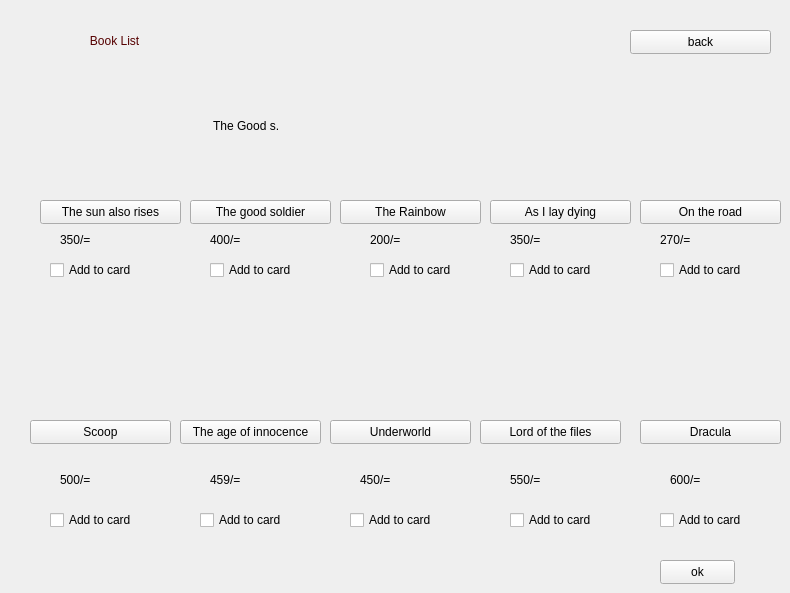
    <widget class="QWidget" name="booklist">
     <property name="styleSheet">
      <string notr="true">background-image: url(:/new/prefix1/image/window4.jpg);</string>
     </property>
     <widget class="QLabel" name="label_12">
      <property name="geometry">
       <rect>
        <x>60</x>
        <y>20</y>
        <width>221</width>
        <height>41</height>
       </rect>
      </property>
      <property name="styleSheet">
       <string notr="true">background-color: qlineargradient(spread:pad, x1:0, y1:0, x2:1, y2:0, stop:0 rgba(245, 224, 176, 255), stop:0.09 rgba(246, 189, 237, 255), stop:0.14 rgba(194, 207, 246, 255), stop:0.19 rgba(184, 160, 168, 255), stop:0.25 rgba(171, 186, 248, 255), stop:0.32 rgba(243, 248, 224, 255), stop:0.385 rgba(249, 162, 183, 255), stop:0.47 rgba(100, 115, 124, 255), stop:0.58 rgba(251, 205, 202, 255), stop:0.65 rgba(170, 128, 185, 255), stop:0.75 rgba(252, 222, 204, 255), stop:0.805 rgba(206, 122, 218, 255), stop:0.86 rgba(254, 223, 175, 255), stop:0.91 rgba(254, 236, 244, 255), stop:1 rgba(255, 191, 221, 255));
font: 700 16pt &quot;Segoe UI&quot;;
color: rgb(85, 0, 0);</string>
      </property>
      <property name="text">
       <string>         Book List</string>
      </property>
     </widget>
     <widget class="QPushButton" name="thesunalsorise">
      <property name="geometry">
       <rect>
        <x>40</x>
        <y>200</y>
        <width>141</width>
        <height>24</height>
       </rect>
      </property>
      <property name="styleSheet">
       <string notr="true">background-color: qlineargradient(spread:pad, x1:0, y1:0, x2:1, y2:0, stop:0 rgba(245, 224, 176, 255), stop:0.09 rgba(246, 189, 237, 255), stop:0.14 rgba(194, 207, 246, 255), stop:0.19 rgba(184, 160, 168, 255), stop:0.25 rgba(171, 186, 248, 255), stop:0.32 rgba(243, 248, 224, 255), stop:0.385 rgba(249, 162, 183, 255), stop:0.47 rgba(100, 115, 124, 255), stop:0.58 rgba(251, 205, 202, 255), stop:0.65 rgba(170, 128, 185, 255), stop:0.75 rgba(252, 222, 204, 255), stop:0.805 rgba(206, 122, 218, 255), stop:0.86 rgba(254, 223, 175, 255), stop:0.91 rgba(254, 236, 244, 255), stop:1 rgba(255, 191, 221, 255));
font: 700 10pt &quot;Segoe UI&quot;;</string>
      </property>
      <property name="text">
       <string>The sun also rises</string>
      </property>
     </widget>
     <widget class="QPushButton" name="dracula">
      <property name="geometry">
       <rect>
        <x>640</x>
        <y>420</y>
        <width>141</width>
        <height>24</height>
       </rect>
      </property>
      <property name="styleSheet">
       <string notr="true">background-color: qlineargradient(spread:pad, x1:0, y1:0, x2:1, y2:0, stop:0 rgba(245, 224, 176, 255), stop:0.09 rgba(246, 189, 237, 255), stop:0.14 rgba(194, 207, 246, 255), stop:0.19 rgba(184, 160, 168, 255), stop:0.25 rgba(171, 186, 248, 255), stop:0.32 rgba(243, 248, 224, 255), stop:0.385 rgba(249, 162, 183, 255), stop:0.47 rgba(100, 115, 124, 255), stop:0.58 rgba(251, 205, 202, 255), stop:0.65 rgba(170, 128, 185, 255), stop:0.75 rgba(252, 222, 204, 255), stop:0.805 rgba(206, 122, 218, 255), stop:0.86 rgba(254, 223, 175, 255), stop:0.91 rgba(254, 236, 244, 255), stop:1 rgba(255, 191, 221, 255));
font: 700 10pt &quot;Segoe UI&quot;;</string>
      </property>
      <property name="text">
       <string>Dracula</string>
      </property>
     </widget>
     <widget class="QPushButton" name="the_rainbow">
      <property name="geometry">
       <rect>
        <x>340</x>
        <y>200</y>
        <width>141</width>
        <height>24</height>
       </rect>
      </property>
      <property name="styleSheet">
       <string notr="true">background-color: qlineargradient(spread:pad, x1:0, y1:0, x2:1, y2:0, stop:0 rgba(245, 224, 176, 255), stop:0.09 rgba(246, 189, 237, 255), stop:0.14 rgba(194, 207, 246, 255), stop:0.19 rgba(184, 160, 168, 255), stop:0.25 rgba(171, 186, 248, 255), stop:0.32 rgba(243, 248, 224, 255), stop:0.385 rgba(249, 162, 183, 255), stop:0.47 rgba(100, 115, 124, 255), stop:0.58 rgba(251, 205, 202, 255), stop:0.65 rgba(170, 128, 185, 255), stop:0.75 rgba(252, 222, 204, 255), stop:0.805 rgba(206, 122, 218, 255), stop:0.86 rgba(254, 223, 175, 255), stop:0.91 rgba(254, 236, 244, 255), stop:1 rgba(255, 191, 221, 255));
font: 700 10pt &quot;Segoe UI&quot;;</string>
      </property>
      <property name="text">
       <string>The Rainbow</string>
      </property>
     </widget>
     <widget class="QPushButton" name="thegoodsoldier">
      <property name="geometry">
       <rect>
        <x>190</x>
        <y>200</y>
        <width>141</width>
        <height>24</height>
       </rect>
      </property>
      <property name="styleSheet">
       <string notr="true">background-color: qlineargradient(spread:pad, x1:0, y1:0, x2:1, y2:0, stop:0 rgba(245, 224, 176, 255), stop:0.09 rgba(246, 189, 237, 255), stop:0.14 rgba(194, 207, 246, 255), stop:0.19 rgba(184, 160, 168, 255), stop:0.25 rgba(171, 186, 248, 255), stop:0.32 rgba(243, 248, 224, 255), stop:0.385 rgba(249, 162, 183, 255), stop:0.47 rgba(100, 115, 124, 255), stop:0.58 rgba(251, 205, 202, 255), stop:0.65 rgba(170, 128, 185, 255), stop:0.75 rgba(252, 222, 204, 255), stop:0.805 rgba(206, 122, 218, 255), stop:0.86 rgba(254, 223, 175, 255), stop:0.91 rgba(254, 236, 244, 255), stop:1 rgba(255, 191, 221, 255));
font: 700 10pt &quot;Segoe UI&quot;;</string>
      </property>
      <property name="text">
       <string>The good soldier</string>
      </property>
     </widget>
     <widget class="QPushButton" name="the_age_of_innocence">
      <property name="geometry">
       <rect>
        <x>180</x>
        <y>420</y>
        <width>141</width>
        <height>24</height>
       </rect>
      </property>
      <property name="styleSheet">
       <string notr="true">background-color: qlineargradient(spread:pad, x1:0, y1:0, x2:1, y2:0, stop:0 rgba(245, 224, 176, 255), stop:0.09 rgba(246, 189, 237, 255), stop:0.14 rgba(194, 207, 246, 255), stop:0.19 rgba(184, 160, 168, 255), stop:0.25 rgba(171, 186, 248, 255), stop:0.32 rgba(243, 248, 224, 255), stop:0.385 rgba(249, 162, 183, 255), stop:0.47 rgba(100, 115, 124, 255), stop:0.58 rgba(251, 205, 202, 255), stop:0.65 rgba(170, 128, 185, 255), stop:0.75 rgba(252, 222, 204, 255), stop:0.805 rgba(206, 122, 218, 255), stop:0.86 rgba(254, 223, 175, 255), stop:0.91 rgba(254, 236, 244, 255), stop:1 rgba(255, 191, 221, 255));
font: 700 10pt &quot;Segoe UI&quot;;</string>
      </property>
      <property name="text">
       <string>The age of innocence</string>
      </property>
     </widget>
     <widget class="QPushButton" name="on_the_road">
      <property name="geometry">
       <rect>
        <x>640</x>
        <y>200</y>
        <width>141</width>
        <height>24</height>
       </rect>
      </property>
      <property name="styleSheet">
       <string notr="true">background-color: qlineargradient(spread:pad, x1:0, y1:0, x2:1, y2:0, stop:0 rgba(245, 224, 176, 255), stop:0.09 rgba(246, 189, 237, 255), stop:0.14 rgba(194, 207, 246, 255), stop:0.19 rgba(184, 160, 168, 255), stop:0.25 rgba(171, 186, 248, 255), stop:0.32 rgba(243, 248, 224, 255), stop:0.385 rgba(249, 162, 183, 255), stop:0.47 rgba(100, 115, 124, 255), stop:0.58 rgba(251, 205, 202, 255), stop:0.65 rgba(170, 128, 185, 255), stop:0.75 rgba(252, 222, 204, 255), stop:0.805 rgba(206, 122, 218, 255), stop:0.86 rgba(254, 223, 175, 255), stop:0.91 rgba(254, 236, 244, 255), stop:1 rgba(255, 191, 221, 255));
font: 700 10pt &quot;Segoe UI&quot;;</string>
      </property>
      <property name="text">
       <string>On the road</string>
      </property>
     </widget>
     <widget class="QPushButton" name="scoop">
      <property name="geometry">
       <rect>
        <x>30</x>
        <y>420</y>
        <width>141</width>
        <height>24</height>
       </rect>
      </property>
      <property name="styleSheet">
       <string notr="true">background-color: qlineargradient(spread:pad, x1:0, y1:0, x2:1, y2:0, stop:0 rgba(245, 224, 176, 255), stop:0.09 rgba(246, 189, 237, 255), stop:0.14 rgba(194, 207, 246, 255), stop:0.19 rgba(184, 160, 168, 255), stop:0.25 rgba(171, 186, 248, 255), stop:0.32 rgba(243, 248, 224, 255), stop:0.385 rgba(249, 162, 183, 255), stop:0.47 rgba(100, 115, 124, 255), stop:0.58 rgba(251, 205, 202, 255), stop:0.65 rgba(170, 128, 185, 255), stop:0.75 rgba(252, 222, 204, 255), stop:0.805 rgba(206, 122, 218, 255), stop:0.86 rgba(254, 223, 175, 255), stop:0.91 rgba(254, 236, 244, 255), stop:1 rgba(255, 191, 221, 255));
font: 700 10pt &quot;Segoe UI&quot;;</string>
      </property>
      <property name="text">
       <string>Scoop</string>
      </property>
     </widget>
     <widget class="QPushButton" name="underworld">
      <property name="geometry">
       <rect>
        <x>330</x>
        <y>420</y>
        <width>141</width>
        <height>24</height>
       </rect>
      </property>
      <property name="styleSheet">
       <string notr="true">background-color: qlineargradient(spread:pad, x1:0, y1:0, x2:1, y2:0, stop:0 rgba(245, 224, 176, 255), stop:0.09 rgba(246, 189, 237, 255), stop:0.14 rgba(194, 207, 246, 255), stop:0.19 rgba(184, 160, 168, 255), stop:0.25 rgba(171, 186, 248, 255), stop:0.32 rgba(243, 248, 224, 255), stop:0.385 rgba(249, 162, 183, 255), stop:0.47 rgba(100, 115, 124, 255), stop:0.58 rgba(251, 205, 202, 255), stop:0.65 rgba(170, 128, 185, 255), stop:0.75 rgba(252, 222, 204, 255), stop:0.805 rgba(206, 122, 218, 255), stop:0.86 rgba(254, 223, 175, 255), stop:0.91 rgba(254, 236, 244, 255), stop:1 rgba(255, 191, 221, 255));
font: 700 10pt &quot;Segoe UI&quot;;</string>
      </property>
      <property name="text">
       <string>Underworld</string>
      </property>
     </widget>
     <widget class="QPushButton" name="lordofthefiles">
      <property name="geometry">
       <rect>
        <x>480</x>
        <y>420</y>
        <width>141</width>
        <height>24</height>
       </rect>
      </property>
      <property name="styleSheet">
       <string notr="true">background-color: qlineargradient(spread:pad, x1:0, y1:0, x2:1, y2:0, stop:0 rgba(245, 224, 176, 255), stop:0.09 rgba(246, 189, 237, 255), stop:0.14 rgba(194, 207, 246, 255), stop:0.19 rgba(184, 160, 168, 255), stop:0.25 rgba(171, 186, 248, 255), stop:0.32 rgba(243, 248, 224, 255), stop:0.385 rgba(249, 162, 183, 255), stop:0.47 rgba(100, 115, 124, 255), stop:0.58 rgba(251, 205, 202, 255), stop:0.65 rgba(170, 128, 185, 255), stop:0.75 rgba(252, 222, 204, 255), stop:0.805 rgba(206, 122, 218, 255), stop:0.86 rgba(254, 223, 175, 255), stop:0.91 rgba(254, 236, 244, 255), stop:1 rgba(255, 191, 221, 255));
font: 700 10pt &quot;Segoe UI&quot;;</string>
      </property>
      <property name="text">
       <string>Lord of the files</string>
      </property>
     </widget>
     <widget class="QPushButton" name="as_i_lay_dying">
      <property name="geometry">
       <rect>
        <x>490</x>
        <y>200</y>
        <width>141</width>
        <height>24</height>
       </rect>
      </property>
      <property name="styleSheet">
       <string notr="true">background-color: qlineargradient(spread:pad, x1:0, y1:0, x2:1, y2:0, stop:0 rgba(245, 224, 176, 255), stop:0.09 rgba(246, 189, 237, 255), stop:0.14 rgba(194, 207, 246, 255), stop:0.19 rgba(184, 160, 168, 255), stop:0.25 rgba(171, 186, 248, 255), stop:0.32 rgba(243, 248, 224, 255), stop:0.385 rgba(249, 162, 183, 255), stop:0.47 rgba(100, 115, 124, 255), stop:0.58 rgba(251, 205, 202, 255), stop:0.65 rgba(170, 128, 185, 255), stop:0.75 rgba(252, 222, 204, 255), stop:0.805 rgba(206, 122, 218, 255), stop:0.86 rgba(254, 223, 175, 255), stop:0.91 rgba(254, 236, 244, 255), stop:1 rgba(255, 191, 221, 255));
font: 700 10pt &quot;Segoe UI&quot;;</string>
      </property>
      <property name="text">
       <string>As I lay dying</string>
      </property>
     </widget>
     <widget class="QPushButton" name="booklistback">
      <property name="geometry">
       <rect>
        <x>630</x>
        <y>30</y>
        <width>141</width>
        <height>24</height>
       </rect>
      </property>
      <property name="styleSheet">
       <string notr="true">background-color: qlineargradient(spread:pad, x1:0, y1:0, x2:1, y2:0, stop:0 rgba(245, 224, 176, 255), stop:0.09 rgba(246, 189, 237, 255), stop:0.14 rgba(194, 207, 246, 255), stop:0.19 rgba(184, 160, 168, 255), stop:0.25 rgba(171, 186, 248, 255), stop:0.32 rgba(243, 248, 224, 255), stop:0.385 rgba(249, 162, 183, 255), stop:0.47 rgba(100, 115, 124, 255), stop:0.58 rgba(251, 205, 202, 255), stop:0.65 rgba(170, 128, 185, 255), stop:0.75 rgba(252, 222, 204, 255), stop:0.805 rgba(206, 122, 218, 255), stop:0.86 rgba(254, 223, 175, 255), stop:0.91 rgba(254, 236, 244, 255), stop:1 rgba(255, 191, 221, 255));
font: 700 10pt &quot;Segoe UI&quot;;</string>
      </property>
      <property name="text">
       <string>back</string>
      </property>
     </widget>
     <widget class="QLabel" name="label_27">
      <property name="geometry">
       <rect>
        <x>70</x>
        <y>70</y>
        <width>91</width>
        <height>121</height>
       </rect>
      </property>
      <property name="styleSheet">
       <string notr="true">image: url(:/new/prefix1/book/the-sun-also-rises.jpg);</string>
      </property>
      <property name="text">
       <string/>
      </property>
     </widget>
     <widget class="QLabel" name="label_33">
      <property name="geometry">
       <rect>
        <x>210</x>
        <y>70</y>
        <width>81</width>
        <height>111</height>
       </rect>
      </property>
      <property name="styleSheet">
       <string notr="true">background-color: qconicalgradient(cx:0.5, cy:0.5, angle:0, stop:0 rgba(35, 40, 3, 255), stop:0.16 rgba(136, 106, 22, 255), stop:0.225 rgba(166, 140, 41, 255), stop:0.285 rgba(204, 181, 74, 255), stop:0.345 rgba(235, 219, 102, 255), stop:0.415 rgba(245, 236, 112, 255), stop:0.52 rgba(209, 190, 76, 255), stop:0.57 rgba(187, 156, 51, 255), stop:0.635 rgba(168, 142, 42, 255), stop:0.695 rgba(202, 174, 68, 255), stop:0.75 rgba(218, 202, 86, 255), stop:0.815 rgba(208, 187, 73, 255), stop:0.88 rgba(187, 156, 51, 255), stop:0.935 rgba(137, 108, 26, 255), stop:1 rgba(35, 40, 3, 255));
font: 700 11pt &quot;Segoe Script&quot;;</string>
      </property>
      <property name="text">
       <string> The Good s.</string>
      </property>
     </widget>
     <widget class="QLabel" name="label_34">
      <property name="geometry">
       <rect>
        <x>360</x>
        <y>70</y>
        <width>81</width>
        <height>121</height>
       </rect>
      </property>
      <property name="styleSheet">
       <string notr="true">image: url(:/new/prefix1/book/rainbow.jpeg);</string>
      </property>
      <property name="text">
       <string/>
      </property>
     </widget>
     <widget class="QLabel" name="label_35">
      <property name="geometry">
       <rect>
        <x>510</x>
        <y>70</y>
        <width>81</width>
        <height>121</height>
       </rect>
      </property>
      <property name="styleSheet">
       <string notr="true">image: url(:/new/prefix1/book/As_I_Lay_Dying.jpg);</string>
      </property>
      <property name="text">
       <string/>
      </property>
     </widget>
     <widget class="QLabel" name="label_36">
      <property name="geometry">
       <rect>
        <x>648</x>
        <y>75</y>
        <width>81</width>
        <height>121</height>
       </rect>
      </property>
      <property name="styleSheet">
       <string notr="true">image: url(:/new/prefix1/book/ontheroad.jpg);</string>
      </property>
      <property name="text">
       <string/>
      </property>
     </widget>
     <widget class="QLabel" name="label_37">
      <property name="geometry">
       <rect>
        <x>60</x>
        <y>290</y>
        <width>81</width>
        <height>121</height>
       </rect>
      </property>
      <property name="styleSheet">
       <string notr="true">image: url(:/new/prefix1/book/scoop.jpeg);</string>
      </property>
      <property name="text">
       <string/>
      </property>
     </widget>
     <widget class="QLabel" name="label_38">
      <property name="geometry">
       <rect>
        <x>360</x>
        <y>290</y>
        <width>81</width>
        <height>121</height>
       </rect>
      </property>
      <property name="styleSheet">
       <string notr="true">image: url(:/new/prefix1/book/Underworld.jpeg);</string>
      </property>
      <property name="text">
       <string/>
      </property>
     </widget>
     <widget class="QLabel" name="label_39">
      <property name="geometry">
       <rect>
        <x>210</x>
        <y>290</y>
        <width>81</width>
        <height>121</height>
       </rect>
      </property>
      <property name="styleSheet">
       <string notr="true">image: url(:/new/prefix1/book/Age_of_Innocence.jpg);</string>
      </property>
      <property name="text">
       <string/>
      </property>
     </widget>
     <widget class="QLabel" name="label_40">
      <property name="geometry">
       <rect>
        <x>500</x>
        <y>280</y>
        <width>91</width>
        <height>131</height>
       </rect>
      </property>
      <property name="styleSheet">
       <string notr="true">image: url(:/new/prefix1/book/lordofthefile.jpeg);</string>
      </property>
      <property name="text">
       <string/>
      </property>
     </widget>
     <widget class="QLabel" name="label_41">
      <property name="geometry">
       <rect>
        <x>650</x>
        <y>280</y>
        <width>101</width>
        <height>131</height>
       </rect>
      </property>
      <property name="styleSheet">
       <string notr="true">image: url(:/new/prefix1/book/dracula.jpg);</string>
      </property>
      <property name="text">
       <string/>
      </property>
     </widget>
     <widget class="QCheckBox" name="add_sun_also_riser">
      <property name="geometry">
       <rect>
        <x>50</x>
        <y>260</y>
        <width>91</width>
        <height>20</height>
       </rect>
      </property>
      <property name="text">
       <string>Add to card</string>
      </property>
     </widget>
     <widget class="QCheckBox" name="add_the_good_soldier">
      <property name="geometry">
       <rect>
        <x>210</x>
        <y>260</y>
        <width>91</width>
        <height>20</height>
       </rect>
      </property>
      <property name="text">
       <string>Add to card</string>
      </property>
     </widget>
     <widget class="QCheckBox" name="add_the_rainbow">
      <property name="geometry">
       <rect>
        <x>370</x>
        <y>260</y>
        <width>91</width>
        <height>20</height>
       </rect>
      </property>
      <property name="text">
       <string>Add to card</string>
      </property>
     </widget>
     <widget class="QCheckBox" name="add_as_i_lay_dying">
      <property name="geometry">
       <rect>
        <x>510</x>
        <y>260</y>
        <width>91</width>
        <height>20</height>
       </rect>
      </property>
      <property name="text">
       <string>Add to card</string>
      </property>
     </widget>
     <widget class="QCheckBox" name="add_on_the_road">
      <property name="geometry">
       <rect>
        <x>660</x>
        <y>260</y>
        <width>91</width>
        <height>20</height>
       </rect>
      </property>
      <property name="text">
       <string>Add to card</string>
      </property>
     </widget>
     <widget class="QCheckBox" name="add_scoop">
      <property name="geometry">
       <rect>
        <x>50</x>
        <y>510</y>
        <width>91</width>
        <height>20</height>
       </rect>
      </property>
      <property name="text">
       <string>Add to card</string>
      </property>
     </widget>
     <widget class="QCheckBox" name="add_the_age_of_innocenc">
      <property name="geometry">
       <rect>
        <x>200</x>
        <y>510</y>
        <width>91</width>
        <height>20</height>
       </rect>
      </property>
      <property name="text">
       <string>Add to card</string>
      </property>
     </widget>
     <widget class="QCheckBox" name="add_underworld">
      <property name="geometry">
       <rect>
        <x>350</x>
        <y>510</y>
        <width>91</width>
        <height>20</height>
       </rect>
      </property>
      <property name="text">
       <string>Add to card</string>
      </property>
     </widget>
     <widget class="QCheckBox" name="add_lord_of_the_files">
      <property name="geometry">
       <rect>
        <x>510</x>
        <y>510</y>
        <width>91</width>
        <height>20</height>
       </rect>
      </property>
      <property name="text">
       <string>Add to card</string>
      </property>
     </widget>
     <widget class="QCheckBox" name="add_dracula">
      <property name="geometry">
       <rect>
        <x>660</x>
        <y>510</y>
        <width>91</width>
        <height>20</height>
       </rect>
      </property>
      <property name="text">
       <string>Add to card</string>
      </property>
     </widget>
     <widget class="QPushButton" name="addtocardbookprice">
      <property name="geometry">
       <rect>
        <x>660</x>
        <y>560</y>
        <width>75</width>
        <height>24</height>
       </rect>
      </property>
      <property name="text">
       <string>ok</string>
      </property>
     </widget>
     <widget class="QLabel" name="label_19">
      <property name="geometry">
       <rect>
        <x>60</x>
        <y>230</y>
        <width>71</width>
        <height>20</height>
       </rect>
      </property>
      <property name="styleSheet">
       <string notr="true">font: 700 10pt &quot;Segoe UI&quot;;</string>
      </property>
      <property name="text">
       <string>350/=</string>
      </property>
     </widget>
     <widget class="QLabel" name="label_44">
      <property name="geometry">
       <rect>
        <x>210</x>
        <y>230</y>
        <width>71</width>
        <height>20</height>
       </rect>
      </property>
      <property name="styleSheet">
       <string notr="true">font: 700 10pt &quot;Segoe UI&quot;;</string>
      </property>
      <property name="text">
       <string>400/=</string>
      </property>
     </widget>
     <widget class="QLabel" name="label_67">
      <property name="geometry">
       <rect>
        <x>370</x>
        <y>230</y>
        <width>71</width>
        <height>20</height>
       </rect>
      </property>
      <property name="styleSheet">
       <string notr="true">font: 700 10pt &quot;Segoe UI&quot;;</string>
      </property>
      <property name="text">
       <string>200/=</string>
      </property>
     </widget>
     <widget class="QLabel" name="label_68">
      <property name="geometry">
       <rect>
        <x>510</x>
        <y>230</y>
        <width>71</width>
        <height>20</height>
       </rect>
      </property>
      <property name="styleSheet">
       <string notr="true">font: 700 10pt &quot;Segoe UI&quot;;</string>
      </property>
      <property name="text">
       <string>350/=</string>
      </property>
     </widget>
     <widget class="QLabel" name="label_69">
      <property name="geometry">
       <rect>
        <x>660</x>
        <y>230</y>
        <width>71</width>
        <height>20</height>
       </rect>
      </property>
      <property name="styleSheet">
       <string notr="true">font: 700 10pt &quot;Segoe UI&quot;;</string>
      </property>
      <property name="text">
       <string>270/=</string>
      </property>
     </widget>
     <widget class="QLabel" name="label_71">
      <property name="geometry">
       <rect>
        <x>60</x>
        <y>470</y>
        <width>71</width>
        <height>20</height>
       </rect>
      </property>
      <property name="styleSheet">
       <string notr="true">font: 700 10pt &quot;Segoe UI&quot;;</string>
      </property>
      <property name="text">
       <string>500/=</string>
      </property>
     </widget>
     <widget class="QLabel" name="label_72">
      <property name="geometry">
       <rect>
        <x>210</x>
        <y>470</y>
        <width>71</width>
        <height>20</height>
       </rect>
      </property>
      <property name="styleSheet">
       <string notr="true">font: 700 10pt &quot;Segoe UI&quot;;</string>
      </property>
      <property name="text">
       <string>459/=</string>
      </property>
     </widget>
     <widget class="QLabel" name="label_73">
      <property name="geometry">
       <rect>
        <x>360</x>
        <y>470</y>
        <width>71</width>
        <height>20</height>
       </rect>
      </property>
      <property name="styleSheet">
       <string notr="true">font: 700 10pt &quot;Segoe UI&quot;;</string>
      </property>
      <property name="text">
       <string>450/=</string>
      </property>
     </widget>
     <widget class="QLabel" name="label_74">
      <property name="geometry">
       <rect>
        <x>510</x>
        <y>470</y>
        <width>71</width>
        <height>20</height>
       </rect>
      </property>
      <property name="styleSheet">
       <string notr="true">font: 700 10pt &quot;Segoe UI&quot;;</string>
      </property>
      <property name="text">
       <string>550/=</string>
      </property>
     </widget>
     <widget class="QLabel" name="label_75">
      <property name="geometry">
       <rect>
        <x>670</x>
        <y>470</y>
        <width>71</width>
        <height>20</height>
       </rect>
      </property>
      <property name="styleSheet">
       <string notr="true">font: 700 10pt &quot;Segoe UI&quot;;</string>
      </property>
      <property name="text">
       <string>600/=</string>
      </property>
     </widget>
    </widget>
